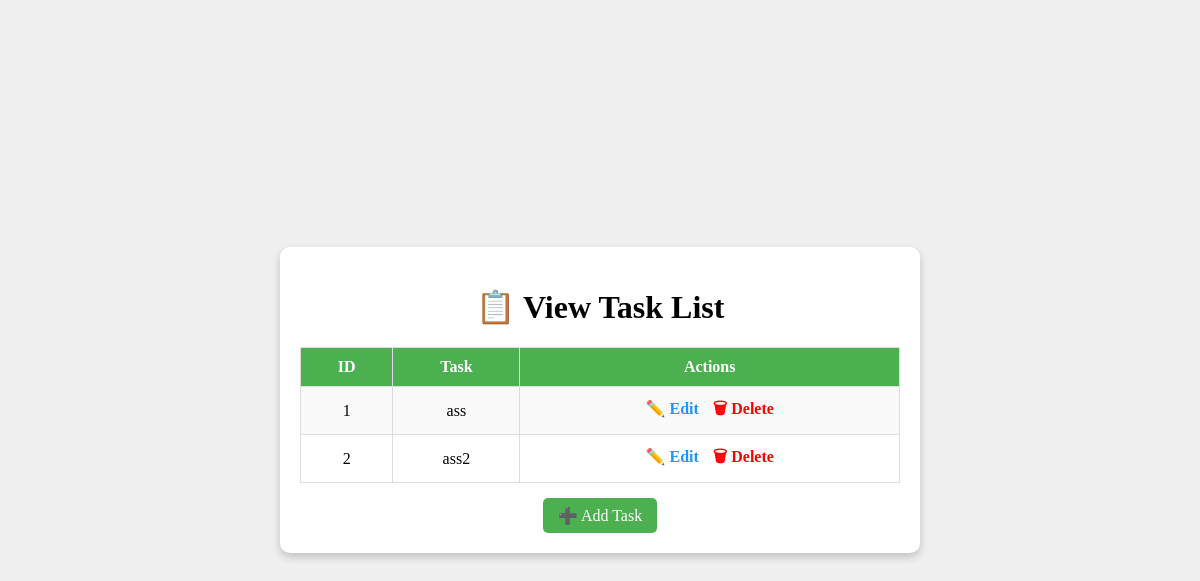
Before: / with the older database file.
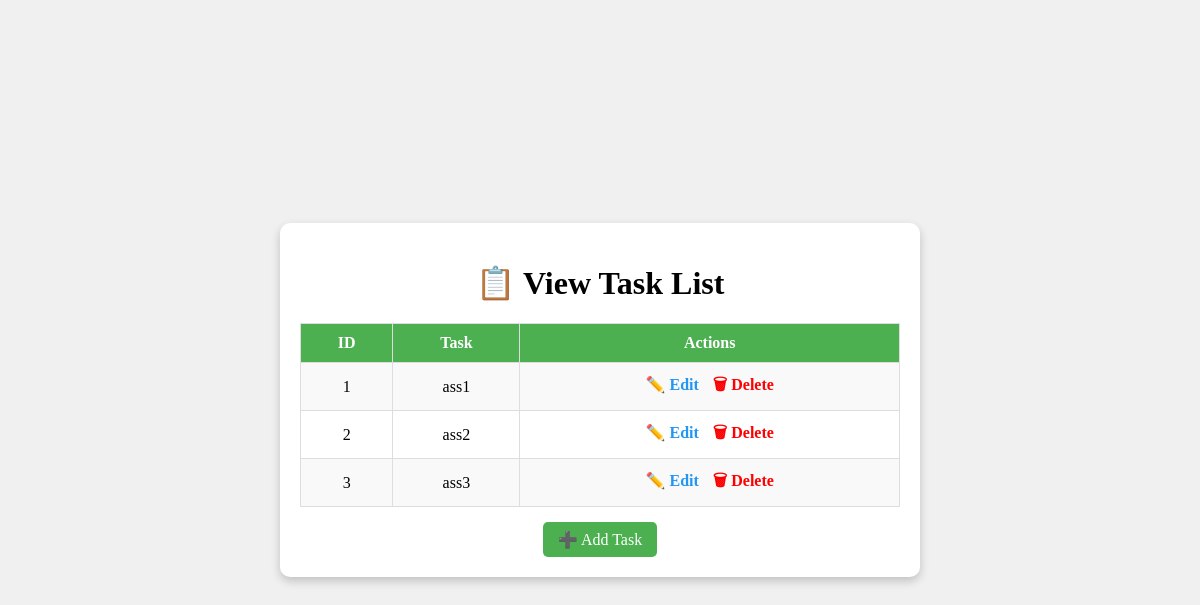
After: the same page with the newer database file.
### todo_app/models.py (models this page shows, shortened)
class Task(models.Model):
    title = models.CharField(max_length=255)

### todo_app/views.py (the view)
# urls.py: path('', views.task_list, name='task_list'),
def task_list(request):
    tasks = Task.objects.all()
    return render(request, 'todo_app/task_list.html', {'tasks': tasks})

### todo_app/templates/todo_app/task_list.html (shortened to what this page needs)
<!DOCTYPE html>
<html>
<head>
</head>
<body>
    <div class="container">
        <h1> 📋 View Task List</h1>
        <table>
            <tr>
                <th>ID</th>
                <th>Task</th>
                <th>Actions</th>
            </tr>
            {% for task in tasks %}
            <tr>
                <td>{{ task.id }}</td>
                <td>{{ task.title }}</td>
                <td class="action-links">
                    <a href="{% url 'edit_task' task.id %}" class="edit-link">✏️ Edit</a>
                    <a href="{% url 'delete_task' task.id %}" class="delete-link">🗑 Delete</a>
                </td>
            </tr>
            {% empty %}
            <tr>
                <td colspan="3">No tasks available.</td>
            </tr>
            {% endfor %}
        </table>
        <a href="{% url 'add_task' %}" class="add-task">➕ Add Task</a>
    </div>
</body>
</html>

Changed rows visible on the page:
changed Task id 1: title "ass" → "ass1"
added Task: id "3", title "ass3"
